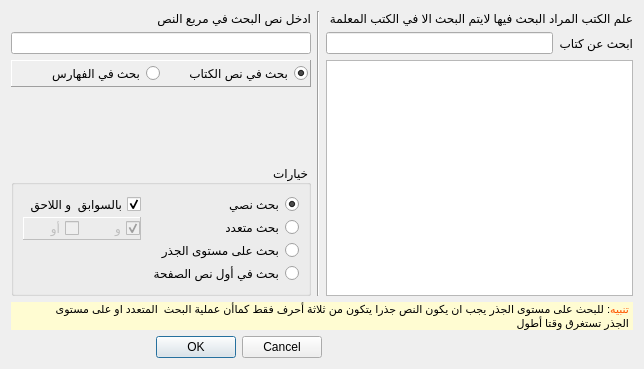
<?xml version="1.0" encoding="UTF-8"?>
<ui version="4.0">
 <class>Dialogfind</class>
 <widget class="QDialog" name="Dialogfind">
  <property name="geometry">
   <rect>
    <x>0</x>
    <y>0</y>
    <width>600</width>
    <height>369</height>
   </rect>
  </property>
  <property name="windowTitle">
   <string>بحث متقدم</string>
  </property>
  <property name="layoutDirection">
   <enum>Qt::RightToLeft</enum>
  </property>
  <layout class="QVBoxLayout" name="verticalLayout_5">
   <item>
    <layout class="QHBoxLayout" name="horizontalLayout_6">
     <item>
      <layout class="QVBoxLayout" name="verticalLayout">
       <item>
        <widget class="QLabel" name="label">
         <property name="text">
          <string>علم الكتب المراد البحث فيها لايتم البحث الا في الكتب المعلمة </string>
         </property>
         <property name="buddy">
          <cstring>lineEdit_2</cstring>
         </property>
        </widget>
       </item>
       <item>
        <layout class="QHBoxLayout" name="horizontalLayout">
         <item>
          <widget class="QLabel" name="label_3">
           <property name="text">
            <string>ابحث عن كتاب</string>
           </property>
          </widget>
         </item>
         <item>
          <widget class="QLineEdit" name="lineEdit_2">
           <property name="whatsThis">
            <string>&lt;!DOCTYPE HTML PUBLIC &quot;-//W3C//DTD HTML 4.0//EN&quot; &quot;http://www.w3.org/TR/REC-html40/strict.dtd&quot;&gt;
&lt;html&gt;&lt;head&gt;&lt;meta name=&quot;qrichtext&quot; content=&quot;1&quot; /&gt;&lt;style type=&quot;text/css&quot;&gt;
p, li { white-space: pre-wrap; }
&lt;/style&gt;&lt;/head&gt;&lt;body style=&quot; font-family:'Arial'; font-size:10pt; font-weight:400; font-style:normal;&quot;&gt;
&lt;p align=&quot;right&quot; style=&quot; margin-top:0px; margin-bottom:0px; margin-left:0px; margin-right:0px; -qt-block-indent:0; text-indent:0px;&quot;&gt;البحث في الشجرة&lt;/p&gt;
&lt;p align=&quot;right&quot; style=&quot; margin-top:0px; margin-bottom:0px; margin-left:0px; margin-right:0px; -qt-block-indent:0; text-indent:0px;&quot;&gt;بحيث يتم البحث تلقائيا عند ادخال كل حرف جديد بحيث لا تظهر الا النتائج الاجابية فقط&lt;/p&gt;&lt;/body&gt;&lt;/html&gt;</string>
           </property>
          </widget>
         </item>
        </layout>
       </item>
       <item>
        <widget class="QTreeWidget" name="treeWidget">
         <property name="whatsThis">
          <string>&lt;!DOCTYPE HTML PUBLIC &quot;-//W3C//DTD HTML 4.0//EN&quot; &quot;http://www.w3.org/TR/REC-html40/strict.dtd&quot;&gt;
&lt;html&gt;&lt;head&gt;&lt;meta name=&quot;qrichtext&quot; content=&quot;1&quot; /&gt;&lt;style type=&quot;text/css&quot;&gt;
p, li { white-space: pre-wrap; }
&lt;/style&gt;&lt;/head&gt;&lt;body style=&quot; font-family:'Arial'; font-size:10pt; font-weight:400; font-style:normal;&quot;&gt;
&lt;table style=&quot;-qt-table-type: root; margin-top:4px; margin-bottom:4px; margin-left:4px; margin-right:4px;&quot;&gt;
&lt;tr&gt;
&lt;td style=&quot;border: none;&quot;&gt;
&lt;p align=&quot;right&quot; style=&quot; margin-top:0px; margin-bottom:0px; margin-left:0px; margin-right:0px; -qt-block-indent:0; text-indent:0px;&quot;&gt;علم الكتب المراد البحث فيها&lt;/p&gt;&lt;/td&gt;&lt;/tr&gt;&lt;/table&gt;&lt;/body&gt;&lt;/html&gt;</string>
         </property>
         <attribute name="headerVisible">
          <bool>false</bool>
         </attribute>
         <column>
          <property name="text">
           <string notr="true">1</string>
          </property>
         </column>
        </widget>
       </item>
      </layout>
     </item>
     <item>
      <widget class="Line" name="line">
       <property name="orientation">
        <enum>Qt::Vertical</enum>
       </property>
      </widget>
     </item>
     <item>
      <layout class="QVBoxLayout" name="verticalLayout_4">
       <item>
        <widget class="QLabel" name="label_2">
         <property name="text">
          <string>ادخل نص البحث في مربع النص</string>
         </property>
         <property name="buddy">
          <cstring>lineEdit</cstring>
         </property>
        </widget>
       </item>
       <item>
        <widget class="QLineEdit" name="lineEdit">
         <property name="whatsThis">
          <string>&lt;!DOCTYPE HTML PUBLIC &quot;-//W3C//DTD HTML 4.0//EN&quot; &quot;http://www.w3.org/TR/REC-html40/strict.dtd&quot;&gt;
&lt;html&gt;&lt;head&gt;&lt;meta name=&quot;qrichtext&quot; content=&quot;1&quot; /&gt;&lt;style type=&quot;text/css&quot;&gt;
p, li { white-space: pre-wrap; }
&lt;/style&gt;&lt;/head&gt;&lt;body style=&quot; font-family:'MS Shell Dlg 2'; font-size:8.25pt; font-weight:400; font-style:normal;&quot;&gt;
&lt;p align=&quot;right&quot; style=&quot; margin-top:0px; margin-bottom:0px; margin-left:0px; margin-right:0px; -qt-block-indent:0; text-indent:0px;&quot;&gt;النص الافتراضي الذي لا يتم البحث من دونه&lt;/p&gt;&lt;/body&gt;&lt;/html&gt;</string>
         </property>
        </widget>
       </item>
       <item>
        <widget class="QFrame" name="frame_2">
         <property name="frameShape">
          <enum>QFrame::Panel</enum>
         </property>
         <property name="frameShadow">
          <enum>QFrame::Raised</enum>
         </property>
         <layout class="QHBoxLayout" name="horizontalLayout_4">
          <property name="spacing">
           <number>2</number>
          </property>
          <property name="margin">
           <number>2</number>
          </property>
          <item>
           <widget class="QRadioButton" name="radioButtonbooks">
            <property name="text">
             <string>بحث في نص الكتاب</string>
            </property>
            <property name="checked">
             <bool>true</bool>
            </property>
            <property name="autoRepeat">
             <bool>true</bool>
            </property>
           </widget>
          </item>
          <item>
           <widget class="QRadioButton" name="radioButtonFahariss">
            <property name="text">
             <string>بحث في الفهارس</string>
            </property>
            <property name="autoRepeat">
             <bool>true</bool>
            </property>
           </widget>
          </item>
         </layout>
        </widget>
       </item>
       <item>
        <spacer name="verticalSpacer_2">
         <property name="orientation">
          <enum>Qt::Vertical</enum>
         </property>
         <property name="sizeHint" stdset="0">
          <size>
           <width>20</width>
           <height>40</height>
          </size>
         </property>
        </spacer>
       </item>
       <item>
        <widget class="QGroupBox" name="groupBox">
         <property name="sizePolicy">
          <sizepolicy hsizetype="Preferred" vsizetype="Fixed">
           <horstretch>0</horstretch>
           <verstretch>0</verstretch>
          </sizepolicy>
         </property>
         <property name="title">
          <string>خيارات</string>
         </property>
         <layout class="QHBoxLayout" name="horizontalLayout_3">
          <item>
           <widget class="QFrame" name="frame_3">
            <property name="frameShape">
             <enum>QFrame::NoFrame</enum>
            </property>
            <property name="frameShadow">
             <enum>QFrame::Plain</enum>
            </property>
            <layout class="QVBoxLayout" name="verticalLayout_3">
             <property name="spacing">
              <number>2</number>
             </property>
             <property name="margin">
              <number>0</number>
             </property>
             <item>
              <widget class="QRadioButton" name="radioButtonNass">
               <property name="whatsThis">
                <string>&lt;!DOCTYPE HTML PUBLIC &quot;-//W3C//DTD HTML 4.0//EN&quot; &quot;http://www.w3.org/TR/REC-html40/strict.dtd&quot;&gt;
&lt;html&gt;&lt;head&gt;&lt;meta name=&quot;qrichtext&quot; content=&quot;1&quot; /&gt;&lt;style type=&quot;text/css&quot;&gt;
p, li { white-space: pre-wrap; }
&lt;/style&gt;&lt;/head&gt;&lt;body style=&quot; font-family:'MS Shell Dlg 2'; font-size:8.25pt; font-weight:400; font-style:normal;&quot;&gt;
&lt;p align=&quot;right&quot; style=&quot; margin-top:0px; margin-bottom:0px; margin-left:0px; margin-right:0px; -qt-block-indent:0; text-indent:0px;&quot;&gt;هذا الخيار يبحث عن النص كما هو سواء كان بسوابقه ولواحقه ام لا&lt;/p&gt;&lt;/body&gt;&lt;/html&gt;</string>
               </property>
               <property name="text">
                <string>بحث نصي</string>
               </property>
               <property name="checkable">
                <bool>true</bool>
               </property>
               <property name="checked">
                <bool>true</bool>
               </property>
               <property name="autoRepeat">
                <bool>true</bool>
               </property>
              </widget>
             </item>
             <item>
              <widget class="QRadioButton" name="radioButtonMulti">
               <property name="whatsThis">
                <string>&lt;!DOCTYPE HTML PUBLIC &quot;-//W3C//DTD HTML 4.0//EN&quot; &quot;http://www.w3.org/TR/REC-html40/strict.dtd&quot;&gt;
&lt;html&gt;&lt;head&gt;&lt;meta name=&quot;qrichtext&quot; content=&quot;1&quot; /&gt;&lt;style type=&quot;text/css&quot;&gt;
p, li { white-space: pre-wrap; }
&lt;/style&gt;&lt;/head&gt;&lt;body style=&quot; font-family:'MS Shell Dlg 2'; font-size:8.25pt; font-weight:400; font-style:normal;&quot;&gt;
&lt;p align=&quot;right&quot; style=&quot; margin-top:0px; margin-bottom:0px; margin-left:0px; margin-right:0px; -qt-block-indent:0; text-indent:0px;&quot;&gt;يمكنك هذا الخيار من البحث عن مقاطع النص الذي أدخلته&lt;/p&gt;
&lt;p align=&quot;right&quot; style=&quot; margin-top:0px; margin-bottom:0px; margin-left:0px; margin-right:0px; -qt-block-indent:0; text-indent:0px;&quot;&gt;مثال اذا ادخلت النص عمر بن الخطاب مع الخيار و&lt;/p&gt;
&lt;p align=&quot;right&quot; style=&quot; margin-top:0px; margin-bottom:0px; margin-left:0px; margin-right:0px; -qt-block-indent:0; text-indent:0px;&quot;&gt;في هذه الحالة ستكون النتائج هي الصفحات التي تحتوي على كلمة عمر و  كلمة الخطاب&lt;/p&gt;
&lt;p align=&quot;right&quot; style=&quot; margin-top:0px; margin-bottom:0px; margin-left:0px; margin-right:0px; -qt-block-indent:0; text-indent:0px;&quot;&gt;ولا يهم ترتيبها او موقعها في الصفحة&lt;/p&gt;
&lt;p align=&quot;right&quot; style=&quot; margin-top:0px; margin-bottom:0px; margin-left:0px; margin-right:0px; -qt-block-indent:0; text-indent:0px;&quot;&gt;اما اذا اخترت أو فستكون النتائج كل الصفحات التي تحتوي اي كلمة منها سواء الخطاب أو عمر&lt;/p&gt;&lt;/body&gt;&lt;/html&gt;</string>
               </property>
               <property name="text">
                <string>بحث متعدد</string>
               </property>
               <property name="checkable">
                <bool>true</bool>
               </property>
               <property name="autoRepeat">
                <bool>true</bool>
               </property>
              </widget>
             </item>
             <item>
              <widget class="QRadioButton" name="radioButtonJidre">
               <property name="whatsThis">
                <string>&lt;!DOCTYPE HTML PUBLIC &quot;-//W3C//DTD HTML 4.0//EN&quot; &quot;http://www.w3.org/TR/REC-html40/strict.dtd&quot;&gt;
&lt;html&gt;&lt;head&gt;&lt;meta name=&quot;qrichtext&quot; content=&quot;1&quot; /&gt;&lt;style type=&quot;text/css&quot;&gt;
p, li { white-space: pre-wrap; }
&lt;/style&gt;&lt;/head&gt;&lt;body style=&quot; font-family:'MS Shell Dlg 2'; font-size:8.25pt; font-weight:400; font-style:normal;&quot;&gt;
&lt;p align=&quot;right&quot; style=&quot; margin-top:0px; margin-bottom:0px; margin-left:0px; margin-right:0px; -qt-block-indent:0; text-indent:0px;&quot;&gt;هذا الخيار يمكنك من البحث عن الكلمة على مستوى الجذر الثلاثي&lt;/p&gt;
&lt;p align=&quot;right&quot; style=&quot; margin-top:0px; margin-bottom:0px; margin-left:0px; margin-right:0px; -qt-block-indent:0; text-indent:0px;&quot;&gt;مثلا كلمة فعل ستكون نتائجها&lt;/p&gt;
&lt;p align=&quot;right&quot; style=&quot; margin-top:0px; margin-bottom:0px; margin-left:0px; margin-right:0px; -qt-block-indent:0; text-indent:0px;&quot;&gt;فعل&lt;/p&gt;
&lt;p align=&quot;right&quot; style=&quot; margin-top:0px; margin-bottom:0px; margin-left:0px; margin-right:0px; -qt-block-indent:0; text-indent:0px;&quot;&gt;فعول&lt;/p&gt;
&lt;p align=&quot;right&quot; style=&quot; margin-top:0px; margin-bottom:0px; margin-left:0px; margin-right:0px; -qt-block-indent:0; text-indent:0px;&quot;&gt;مفاعيل&lt;/p&gt;
&lt;p align=&quot;right&quot; style=&quot; margin-top:0px; margin-bottom:0px; margin-left:0px; margin-right:0px; -qt-block-indent:0; text-indent:0px;&quot;&gt;....الخ&lt;/p&gt;
&lt;p style=&quot;-qt-paragraph-type:empty; margin-top:0px; margin-bottom:0px; margin-left:0px; margin-right:0px; -qt-block-indent:0; text-indent:0px;&quot;&gt;&lt;/p&gt;&lt;/body&gt;&lt;/html&gt;</string>
               </property>
               <property name="text">
                <string>بحث على مستوى الجذر</string>
               </property>
               <property name="checkable">
                <bool>true</bool>
               </property>
               <property name="autoRepeat">
                <bool>true</bool>
               </property>
              </widget>
             </item>
             <item>
              <widget class="QRadioButton" name="radioButtonFirst">
               <property name="whatsThis">
                <string>هذا الخيار يبحث عن النص في بداية الصفحة فقط</string>
               </property>
               <property name="text">
                <string>بحث في أول نص الصفحة</string>
               </property>
               <property name="checkable">
                <bool>true</bool>
               </property>
               <property name="autoRepeat">
                <bool>true</bool>
               </property>
              </widget>
             </item>
            </layout>
           </widget>
          </item>
          <item>
           <layout class="QVBoxLayout" name="verticalLayout_2">
            <property name="spacing">
             <number>2</number>
            </property>
            <item>
             <widget class="QCheckBox" name="checkBoxSawabik">
              <property name="whatsThis">
               <string>&lt;!DOCTYPE HTML PUBLIC &quot;-//W3C//DTD HTML 4.0//EN&quot; &quot;http://www.w3.org/TR/REC-html40/strict.dtd&quot;&gt;
&lt;html&gt;&lt;head&gt;&lt;meta name=&quot;qrichtext&quot; content=&quot;1&quot; /&gt;&lt;style type=&quot;text/css&quot;&gt;
p, li { white-space: pre-wrap; }
&lt;/style&gt;&lt;/head&gt;&lt;body style=&quot; font-family:'MS Shell Dlg 2'; font-size:8.25pt; font-weight:400; font-style:normal;&quot;&gt;
&lt;table border=&quot;0&quot; style=&quot;-qt-table-type: root; margin-top:4px; margin-bottom:4px; margin-left:4px; margin-right:4px;&quot;&gt;
&lt;tr&gt;
&lt;td style=&quot;border: none;&quot;&gt;
&lt;p align=&quot;right&quot; style=&quot; margin-top:0px; margin-bottom:0px; margin-left:0px; margin-right:0px; -qt-block-indent:0; text-indent:0px;&quot;&gt;&lt;span style=&quot; font-family:'Arial'; font-size:10pt;&quot;&gt;اي البحث حتى ان كان النص جزءا من نص أخر &lt;/span&gt;&lt;/p&gt;
&lt;p align=&quot;right&quot; style=&quot; margin-top:0px; margin-bottom:0px; margin-left:0px; margin-right:0px; -qt-block-indent:0; text-indent:0px;&quot;&gt;&lt;span style=&quot; font-family:'Arial'; font-size:10pt;&quot;&gt;مثلا عند ادخال كلمة فعل&lt;/span&gt;&lt;/p&gt;
&lt;p align=&quot;right&quot; style=&quot; margin-top:0px; margin-bottom:0px; margin-left:0px; margin-right:0px; -qt-block-indent:0; text-indent:0px;&quot;&gt;&lt;span style=&quot; font-family:'Arial'; font-size:10pt;&quot;&gt;سيتم البحث عن هذه الكلمة وما يلحق بها اويسبقها مثل&lt;/span&gt;&lt;/p&gt;
&lt;p align=&quot;right&quot; style=&quot; margin-top:0px; margin-bottom:0px; margin-left:0px; margin-right:0px; -qt-block-indent:0; text-indent:0px;&quot;&gt;&lt;span style=&quot; font-family:'Arial'; font-size:10pt;&quot;&gt;يفعل الفعل يفعلون ...الخ&lt;/span&gt;&lt;/p&gt;
&lt;p align=&quot;right&quot; style=&quot; margin-top:0px; margin-bottom:0px; margin-left:0px; margin-right:0px; -qt-block-indent:0; text-indent:0px;&quot;&gt;&lt;span style=&quot; font-family:'Arial'; font-size:10pt;&quot;&gt;اما بدون السوابق واللواحق فلا يتم البحث الا على نفس الكلمة او النص فقط&lt;/span&gt;&lt;/p&gt;&lt;/td&gt;&lt;/tr&gt;&lt;/table&gt;&lt;/body&gt;&lt;/html&gt;</string>
              </property>
              <property name="text">
               <string>بالسوابق  و اللاحق</string>
              </property>
              <property name="checked">
               <bool>true</bool>
              </property>
             </widget>
            </item>
            <item>
             <widget class="QFrame" name="frame">
              <property name="enabled">
               <bool>false</bool>
              </property>
              <property name="frameShape">
               <enum>QFrame::Panel</enum>
              </property>
              <property name="frameShadow">
               <enum>QFrame::Raised</enum>
              </property>
              <layout class="QHBoxLayout" name="horizontalLayout_2">
               <property name="margin">
                <number>0</number>
               </property>
               <item>
                <widget class="QCheckBox" name="checkBoxAnd">
                 <property name="text">
                  <string>و</string>
                 </property>
                 <property name="checked">
                  <bool>true</bool>
                 </property>
                 <property name="autoExclusive">
                  <bool>true</bool>
                 </property>
                </widget>
               </item>
               <item>
                <widget class="QCheckBox" name="checkBoxOr">
                 <property name="text">
                  <string>أو</string>
                 </property>
                 <property name="autoExclusive">
                  <bool>true</bool>
                 </property>
                </widget>
               </item>
              </layout>
             </widget>
            </item>
            <item>
             <spacer name="verticalSpacer">
              <property name="orientation">
               <enum>Qt::Vertical</enum>
              </property>
              <property name="sizeHint" stdset="0">
               <size>
                <width>20</width>
                <height>33</height>
               </size>
              </property>
             </spacer>
            </item>
           </layout>
          </item>
         </layout>
        </widget>
       </item>
      </layout>
     </item>
    </layout>
   </item>
   <item>
    <widget class="QLabel" name="label_4">
     <property name="styleSheet">
      <string notr="true">background-color: rgb(255, 252, 210);</string>
     </property>
     <property name="text">
      <string>&lt;!DOCTYPE HTML PUBLIC &quot;-//W3C//DTD HTML 4.0//EN&quot; &quot;http://www.w3.org/TR/REC-html40/strict.dtd&quot;&gt;
&lt;html&gt;&lt;head&gt;&lt;meta name=&quot;qrichtext&quot; content=&quot;1&quot; /&gt;&lt;style type=&quot;text/css&quot;&gt;
p, li { white-space: pre-wrap; }
&lt;/style&gt;&lt;/head&gt;&lt;body style=&quot; font-family:'MS Shell Dlg 2'; font-size:8.25pt; font-weight:400; font-style:normal;&quot;&gt;
&lt;p align=&quot;right&quot; style=&quot; margin-top:0px; margin-bottom:0px; margin-left:4px; margin-right:4px; -qt-block-indent:0; text-indent:0px;&quot;&gt;&lt;span style=&quot; font-size:8pt;&quot;&gt;     &lt;/span&gt;&lt;span style=&quot; font-size:8pt; color:#ff5500;&quot;&gt;تنبيه&lt;/span&gt;&lt;span style=&quot; font-size:8pt;&quot;&gt;: للبحث على مستوى الجذر يجب ان يكون النص جذرا يتكون من ثلاثة أحرف فقط كماأن عملية البحث  المتعدد او على مستوى الجذر تستغرق وقتا أطول&lt;/span&gt;&lt;/p&gt;&lt;/body&gt;&lt;/html&gt;</string>
     </property>
     <property name="wordWrap">
      <bool>true</bool>
     </property>
    </widget>
   </item>
   <item>
    <layout class="QHBoxLayout" name="horizontalLayout_5">
     <item>
      <spacer name="horizontalSpacer">
       <property name="orientation">
        <enum>Qt::Horizontal</enum>
       </property>
       <property name="sizeHint" stdset="0">
        <size>
         <width>6</width>
         <height>20</height>
        </size>
       </property>
      </spacer>
     </item>
     <item>
      <widget class="QDialogButtonBox" name="buttonBox">
       <property name="layoutDirection">
        <enum>Qt::LeftToRight</enum>
       </property>
       <property name="orientation">
        <enum>Qt::Horizontal</enum>
       </property>
       <property name="standardButtons">
        <set>QDialogButtonBox::Cancel|QDialogButtonBox::Ok</set>
       </property>
      </widget>
     </item>
    </layout>
   </item>
  </layout>
 </widget>
 <resources/>
 <connections>
  <connection>
   <sender>buttonBox</sender>
   <signal>rejected()</signal>
   <receiver>Dialogfind</receiver>
   <slot>reject()</slot>
   <hints>
    <hint type="sourcelabel">
     <x>173</x>
     <y>359</y>
    </hint>
    <hint type="destinationlabel">
     <x>286</x>
     <y>274</y>
    </hint>
   </hints>
  </connection>
  <connection>
   <sender>radioButtonMulti</sender>
   <signal>toggled(bool)</signal>
   <receiver>frame</receiver>
   <slot>setEnabled(bool)</slot>
   <hints>
    <hint type="sourcelabel">
     <x>272</x>
     <y>238</y>
    </hint>
    <hint type="destinationlabel">
     <x>132</x>
     <y>241</y>
    </hint>
   </hints>
  </connection>
  <connection>
   <sender>radioButtonJidre</sender>
   <signal>toggled(bool)</signal>
   <receiver>checkBoxSawabik</receiver>
   <slot>setDisabled(bool)</slot>
   <hints>
    <hint type="sourcelabel">
     <x>272</x>
     <y>260</y>
    </hint>
    <hint type="destinationlabel">
     <x>132</x>
     <y>217</y>
    </hint>
   </hints>
  </connection>
  <connection>
   <sender>radioButtonFirst</sender>
   <signal>toggled(bool)</signal>
   <receiver>checkBoxSawabik</receiver>
   <slot>setDisabled(bool)</slot>
   <hints>
    <hint type="sourcelabel">
     <x>272</x>
     <y>282</y>
    </hint>
    <hint type="destinationlabel">
     <x>108</x>
     <y>217</y>
    </hint>
   </hints>
  </connection>
  <connection>
   <sender>radioButtonFahariss</sender>
   <signal>toggled(bool)</signal>
   <receiver>groupBox</receiver>
   <slot>setDisabled(bool)</slot>
   <hints>
    <hint type="sourcelabel">
     <x>144</x>
     <y>84</y>
    </hint>
    <hint type="destinationlabel">
     <x>273</x>
     <y>263</y>
    </hint>
   </hints>
  </connection>
  <connection>
   <sender>radioButtonFahariss</sender>
   <signal>toggled(bool)</signal>
   <receiver>radioButtonNass</receiver>
   <slot>setChecked(bool)</slot>
   <hints>
    <hint type="sourcelabel">
     <x>48</x>
     <y>77</y>
    </hint>
    <hint type="destinationlabel">
     <x>242</x>
     <y>200</y>
    </hint>
   </hints>
  </connection>
 </connections>
</ui>
